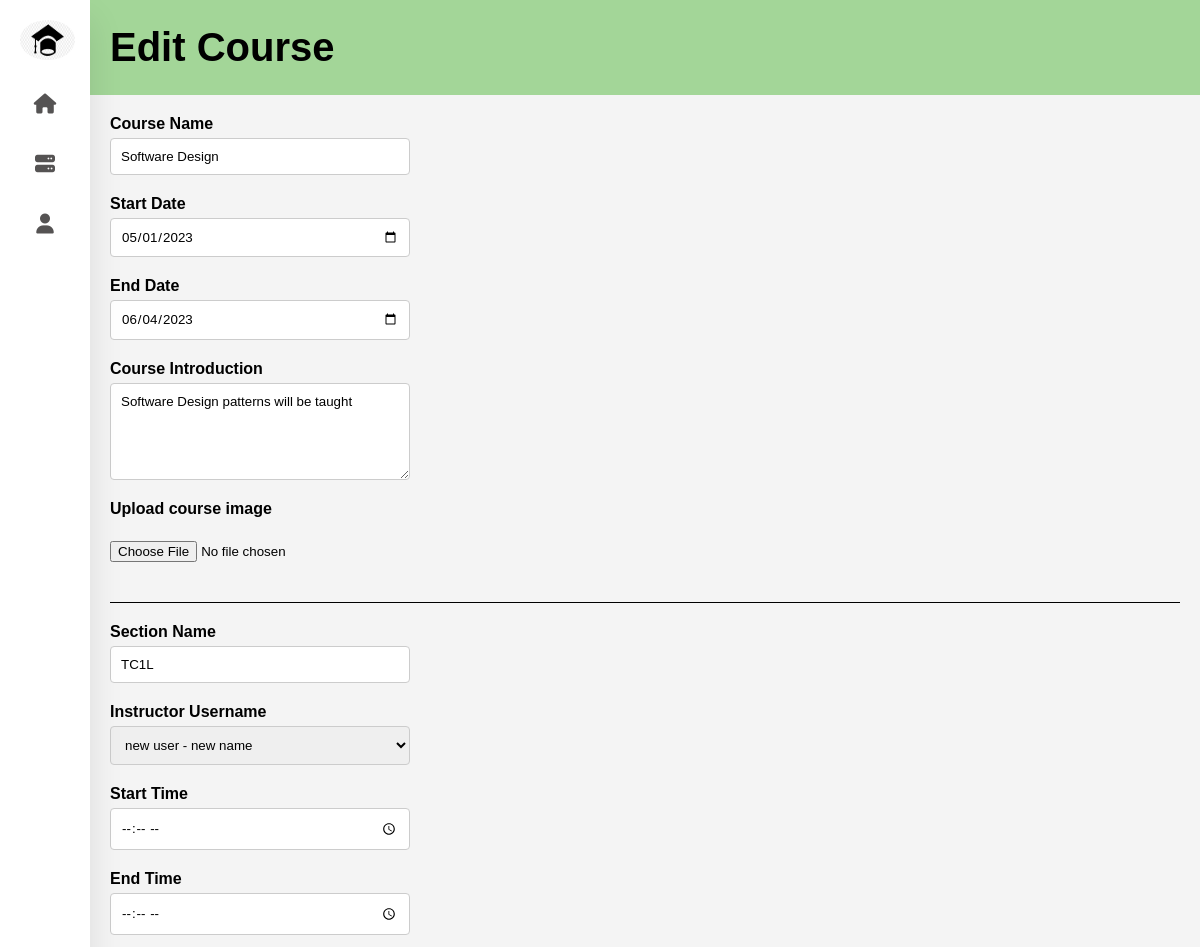
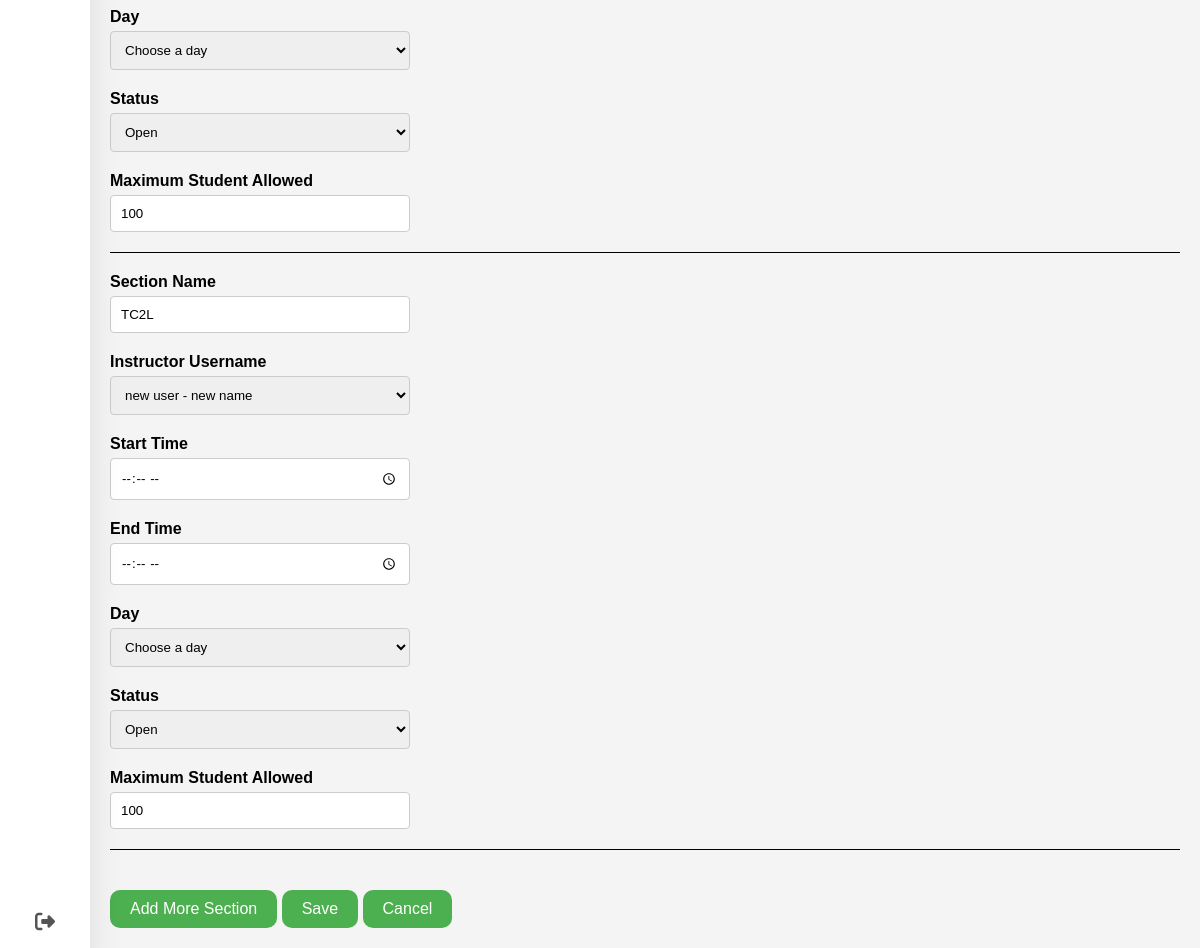
/trainingProvider/editCourse.php?edit&course=10 (signed in), run on the app's committed database (2 pictures, top to bottom).
### tables this page shows
CREATE TABLE `course` (
  `course_id` int(11) NOT NULL,
  `provider_username` varchar(20) NOT NULL,
  `course_title` varchar(100) NOT NULL,
  `course_description` text NOT NULL,
  `start_date` date NOT NULL,
  `end_date` date NOT NULL,
  `course_image_path` varchar(200) DEFAULT NULL
);

CREATE TABLE `course_section` (
  `course_section_id` int(11) NOT NULL,
  `course_id` int(11) NOT NULL,
  `username` varchar(20) NOT NULL,
  `course_section_name` varchar(10) NOT NULL,
  `start_time` time DEFAULT NULL,
  `end_time` time DEFAULT NULL,
  `day` varchar(10) DEFAULT NULL,
  `status` varchar(10) NOT NULL,
  `max_student_num` int(11) NOT NULL,
  `description` text DEFAULT NULL
);

### trainingProvider/functions.php (called while the page is built, shortened)
<?php
    function getCourse($courseID,$connect) {
        $sql = "SELECT * FROM course where course_id=" . $courseID . ";";
        $result = mysqli_query($connect,$sql);
        $row = mysqli_fetch_assoc($result);
        $count = mysqli_num_rows($result);
        return $row;
    }
    function getCourseSectionsResult($courseID,$connect) {
        $sql = "SELECT * FROM course_section INNER JOIN instructor on course_section.username = instructor.username where course_id = " . $courseID . ";";
        $result = mysqli_query($connect,$sql);
        return $result;
    }
?>

### trainingProvider/editCourse.php (the view, shortened to what this page needs)
<?php
    include "../db_connect.php";
    include "functions.php";
?>
<html>
<head>
    <link rel="stylesheet" href="../navBar/navBarStyle.css"/>
    <link rel="stylesheet" href="../css/editCourse.css">
    <script src ="../js/navbar.js"></script></head>
</head>
<body>
<div class="Container">
    <div class="sidebar">
        <?php include '../NavBar/NavBar.php'?>
    </div>
    <div class="content" id="content">
        <header>
            <h1>Edit Course</h1>
        </header>
        <?php
        if(isset($_GET["edit"])) {
            if(isset($_GET["course"])) {
                $course = getCourse($_GET['course'],$connect);
                $providerUsername = $course["provider_username"];
                $courseSectionResult = getCourseSectionsResult($_GET['course'],$connect);
                ?>
                <div class="Container1">
                    <form action="" method="post" id="courseForm" enctype="multipart/form-data">
                        <div class="course-container">
                            <div class="input-box">
                            <label for="courseName">Course Name</label>
                            <input type="text" name="courseName" required value = "<?php echo $course['course_title']; ?>">
                            </div>
                            <div class="input-box">
                            <label for="startDate">Start Date</label>
                            <input type="date" name="startDate" required value = <?php echo $course['start_date']; ?>>
                            </div>
                            <div class="input-box">
                            <label for="endDate">End Date</label>
                            <input type="date" name="endDate" required value = <?php echo $course['end_date']; ?>>
                            </div>
                            <div class="input-box">
                            <label for="courseIntro">Course Introduction</label>
                            <textarea name="courseIntro" rows="5" cols="50"><?php echo $course['course_description']; ?></textarea>
                            </div>
                            <div class="input-box">
                            <label for="Course Image">Upload course image</label><br>
                            <input type="file" name="photo">
                            </div>
                        </div>
                        <hr>
                    <div class=course-sections-container>
                    <?php
                    while($row = mysqli_fetch_assoc($courseSectionResult)) { ?>
                        <div class=course-section>
                        <div class="input-box">
                        <label for="sectionName">Section Name</label>
                        <input type="text" name="sectionName[]" required value="<?php echo $row["course_section_name"]?>">
                        </div>
                        <div class="input-box">
                        <label for="instructorUsername">Instructor Username</label>
                        <select name="instructorUsername[]" id="originalSelector" required value>
                        <?php
                                $sql = "SELECT * FROM instructor where provider_username" . "= '" . $providerUsername . "';";
                                $result = mysqli_query($connect,$sql);
                                    ?>
                                <?php
                                while($row2 = mysqli_fetch_array($result)) {
                                ?>
                                    <option value=<?php echo "'" . $row2["username"] . "' "; if ($row2["username"] == $row["username"]) echo " selected";?>>
                                            <?php echo $row2["username"] . " - " . $row2["first_name"] . " " . $row2["last_name"]?>
                                    </option>
                                <?php }
                                ?>
                        </select>
                        </div>
                        <div class="input-box">
                        <label for="startTime">Start Time</label>
                        <input type="time" name="startTime[]" value = <?php echo $row["start_time"]?>>
                        </div>
                        <div class="input-box">
                        <label for="endTime">End Time</label>
                        <input type="time" name="endTime[]" value = <?php echo $row["end_time"]?>>
                        </div>
                        <div class="input-box">
                        <label for="day">Day</label>
                        <select name="day[]">
                            <option disabled hidden value="" selected>Choose a day</option>
                        </select>
                        </div>
                        <div class="input-box">
                        <label for="status">Status</label>
                        <select name="status[]" required>
                            <option value="Open" <?php if ($row["status"] == 'Open') echo ' selected';?> >Open</option>
                        </select>
                        </div>
                        <div class="input-box">
                            <label for="maxStudentNum">Maximum Student Allowed</label>
                            <input type="number" name="maxStudentNum[]" required value=<?php echo $row["max_student_num"]?>>
                        </div>
                        <hr>
                    </div>
                    <?php }
                    ?>
                    </div>
                    <div class="addSection">
                        <input type="button" style="display:inline-block;" value="Add More Section" onclick="addSection()">
                        <input type="submit" style="display:inline-block;" name="updateCourse" value="Save">
                        <a href="courseDetail.php?view&course=<?php echo $_GET["course"]?>"><input type="button" style="display:inline-block;" value="Cancel"></a>
                    </div>
                    </form>
            </div>
        <?php
            }
        }
        ?>
    </div>
</div>
</body>
</html>

### navBar/navBarStyle.css (style rules this page uses)
* { margin:0; padding:0; outline:none; border:none; text-decoration:none; box-sizing:border-box; font-family: "Poppins", sans-serif; }
body { background: #dfe9f5; margin : 0; padding : 0; }
.container { display: flex; }
.content { flex-grow: 1; margin-left: 90px; transition: all 0.3s ease-in; }

### css/editCourse.css (style rules this page uses)
body { font-family: Arial, sans-serif; margin: 0; padding: 0; }
header { font-family: 'Montserrat', sans-serif; background: #a3d698; color: black; padding: 25px 20px; font-size: 20px; }
.Container1 { background-color: #f4f4f4; padding: 20px; }
.Container1 form { display: flex; flex-direction: column; }
.Container1 .course-container .input-box { margin-bottom: 20px; }
.Container1 label { display: block; font-weight: bold; margin-bottom: 5px; }
.Container1 input[type="text"], .Container1 input[type="date"], .Container1 input[type="time"], .Container1 input[type="number"], .Container1 textarea, .Container1 select { width: 300px; padding: 10px; border: 1px solid #ccc; border-radius: 4px; }
.Container1 textarea { resize: vertical; }
.Container1 hr { border-top: 1px solid black; margin: 20px 0; }
.Container1 .course-section { margin-bottom: 20px; }
.Container1 .course-section .input-box { margin-bottom: 20px; }
.Container1 .addSection { margin-top: 20px; }
.Container1 input[type="button"], .Container1 input[type="submit"] { background-color: #4CAF50; color: #fff; border: none; padding: 10px 20px; font-size: 16px; cursor: pointer; border-radius: 10px; }
.Container1 a { text-decoration: none; color: #333; margin-right: 10px; }

### data on the page
course: courseName "Software Design", startDate "05/01/2023", endDate "06/04/2023", courseIntro "Software Design patterns will be taught"
course_section: course_section_name "TC1L", status "Open", max_student_num "100"
course_section: course_section_name "TC2L", status "Open", max_student_num "100"

### other printed values
form field value "new user - new name"
